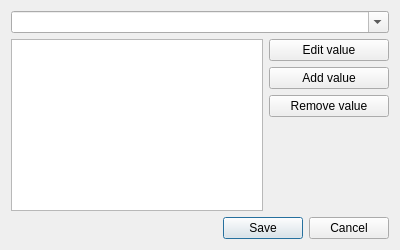
<?xml version="1.0" encoding="UTF-8"?>
<ui version="4.0">
 <class>EditTagDialog</class>
 <widget class="QDialog" name="EditTagDialog">
  <property name="windowModality">
   <enum>Qt::ApplicationModal</enum>
  </property>
  <property name="geometry">
   <rect>
    <x>0</x>
    <y>0</y>
    <width>400</width>
    <height>250</height>
   </rect>
  </property>
  <property name="focusPolicy">
   <enum>Qt::StrongFocus</enum>
  </property>
  <property name="windowTitle">
   <string/>
  </property>
  <property name="modal">
   <bool>true</bool>
  </property>
  <layout class="QVBoxLayout" name="verticalLayout_2">
   <item>
    <widget class="QComboBox" name="tag_names">
     <property name="editable">
      <bool>true</bool>
     </property>
    </widget>
   </item>
   <item>
    <layout class="QHBoxLayout" name="horizontalLayout">
     <item>
      <widget class="QListWidget" name="value_list">
       <property name="focusPolicy">
        <enum>Qt::StrongFocus</enum>
       </property>
       <property name="tabKeyNavigation">
        <bool>false</bool>
       </property>
       <property name="showDropIndicator" stdset="0">
        <bool>false</bool>
       </property>
      </widget>
     </item>
     <item>
      <layout class="QVBoxLayout" name="verticalLayout">
       <item>
        <widget class="QPushButton" name="edit_value">
         <property name="sizePolicy">
          <sizepolicy hsizetype="Minimum" vsizetype="Fixed">
           <horstretch>100</horstretch>
           <verstretch>0</verstretch>
          </sizepolicy>
         </property>
         <property name="minimumSize">
          <size>
           <width>100</width>
           <height>0</height>
          </size>
         </property>
         <property name="text">
          <string>Edit value</string>
         </property>
         <property name="autoDefault">
          <bool>false</bool>
         </property>
        </widget>
       </item>
       <item>
        <widget class="QPushButton" name="add_value">
         <property name="sizePolicy">
          <sizepolicy hsizetype="Minimum" vsizetype="Fixed">
           <horstretch>100</horstretch>
           <verstretch>0</verstretch>
          </sizepolicy>
         </property>
         <property name="minimumSize">
          <size>
           <width>100</width>
           <height>0</height>
          </size>
         </property>
         <property name="text">
          <string>Add value</string>
         </property>
         <property name="autoDefault">
          <bool>false</bool>
         </property>
        </widget>
       </item>
       <item>
        <widget class="QPushButton" name="remove_value">
         <property name="sizePolicy">
          <sizepolicy hsizetype="Minimum" vsizetype="Fixed">
           <horstretch>120</horstretch>
           <verstretch>0</verstretch>
          </sizepolicy>
         </property>
         <property name="minimumSize">
          <size>
           <width>120</width>
           <height>0</height>
          </size>
         </property>
         <property name="text">
          <string>Remove value</string>
         </property>
         <property name="autoDefault">
          <bool>false</bool>
         </property>
        </widget>
       </item>
       <item>
        <spacer name="verticalSpacer">
         <property name="orientation">
          <enum>Qt::Vertical</enum>
         </property>
         <property name="sizeHint" stdset="0">
          <size>
           <width>20</width>
           <height>40</height>
          </size>
         </property>
        </spacer>
       </item>
      </layout>
     </item>
    </layout>
   </item>
   <item>
    <widget class="QDialogButtonBox" name="buttonbox">
     <property name="sizePolicy">
      <sizepolicy hsizetype="Minimum" vsizetype="Fixed">
       <horstretch>150</horstretch>
       <verstretch>0</verstretch>
      </sizepolicy>
     </property>
     <property name="minimumSize">
      <size>
       <width>150</width>
       <height>0</height>
      </size>
     </property>
     <property name="orientation">
      <enum>Qt::Horizontal</enum>
     </property>
     <property name="standardButtons">
      <set>QDialogButtonBox::Cancel|QDialogButtonBox::Save</set>
     </property>
    </widget>
   </item>
  </layout>
 </widget>
 <resources/>
 <connections>
  <connection>
   <sender>buttonbox</sender>
   <signal>accepted()</signal>
   <receiver>EditTagDialog</receiver>
   <slot>accept()</slot>
   <hints>
    <hint type="sourcelabel">
     <x>248</x>
     <y>254</y>
    </hint>
    <hint type="destinationlabel">
     <x>157</x>
     <y>274</y>
    </hint>
   </hints>
  </connection>
  <connection>
   <sender>buttonbox</sender>
   <signal>rejected()</signal>
   <receiver>EditTagDialog</receiver>
   <slot>reject()</slot>
   <hints>
    <hint type="sourcelabel">
     <x>316</x>
     <y>260</y>
    </hint>
    <hint type="destinationlabel">
     <x>286</x>
     <y>274</y>
    </hint>
   </hints>
  </connection>
 </connections>
</ui>
